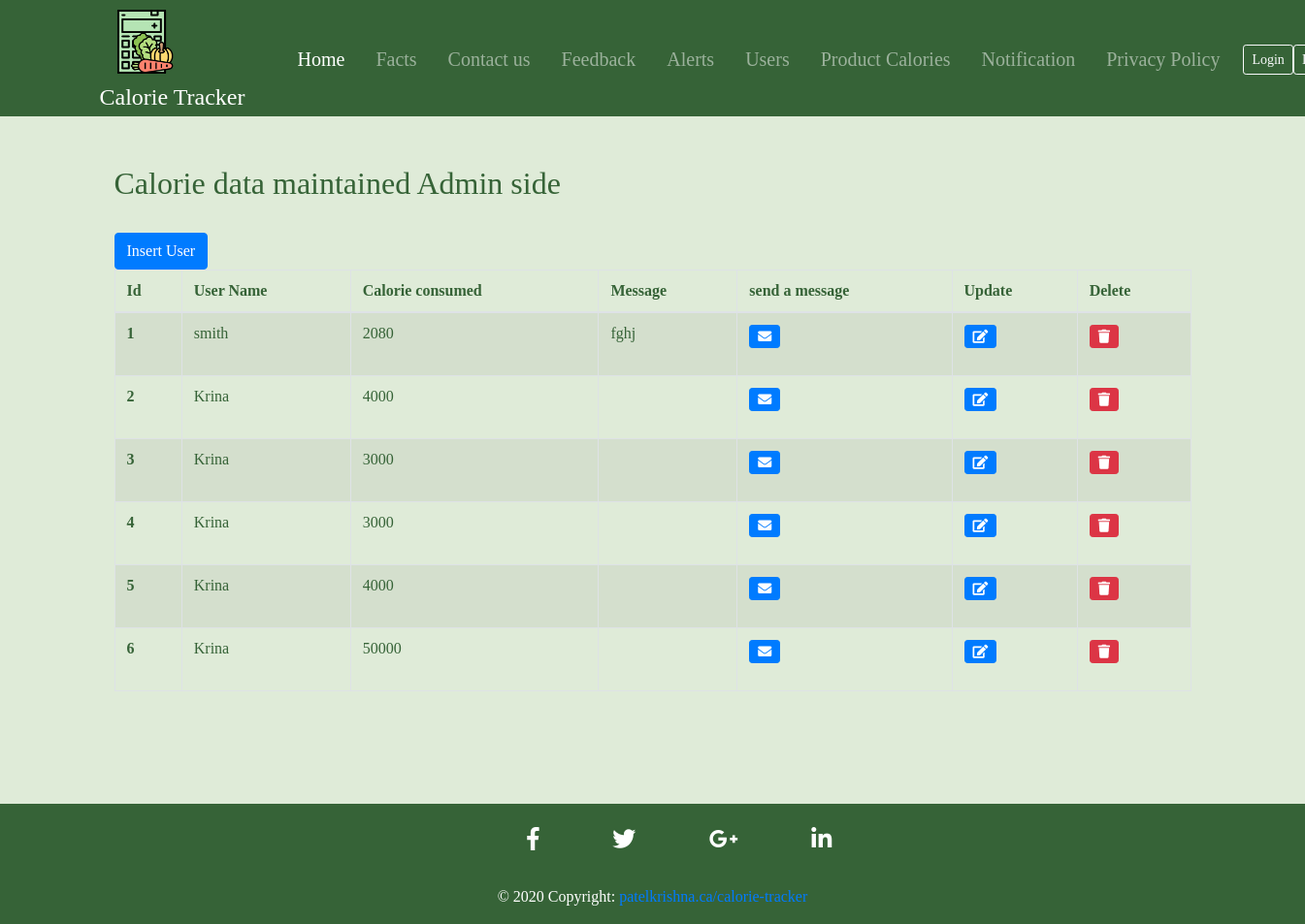
Page /admin/list_caloriealerts_admin.php on the committed database.
### tables this page shows
CREATE TABLE `calorie_alert` (
  `id` int(100) NOT NULL,
  `username` varchar(100) NOT NULL,
  `calorie` varchar(255) NOT NULL,
  `message` varchar(255) NOT NULL
);

### classes/Calorie.php (called while the page is built, shortened)
<?php
class Calorie
{
    private $dbconn;
    public function __construct($dbconn)
    {
        $this->dbconn = $dbconn;
    }
    public function listcalorie()
    {
        $sql = "select * from calorie_alert";
        $pdostm = $this->dbconn->prepare($sql);
        $pdostm->execute();
        $calorie = $pdostm->fetchAll(PDO::FETCH_OBJ);
        return $calorie;
    }
}

### admin/list_caloriealerts_admin.php (the view, shortened to what this page needs)
<?php require '../includes/admin_header.php' ?>
<?php
require '../includes/Database.php';
require '../classes/Calorie.php';
?>
<?php
$dbconn = Database::getDatabase();
$c = new Calorie($dbconn);
$calorie = $c->listcalorie();
?>
    <main>
    <div class="container">
        <div class="row">
            <div class="col-md-12">
                <h2 class="btn-sucess">Calorie data maintained Admin side</h2> <br>
                <a href="add_usercalorie_admin.php"><button class="btn btn-primary"> Insert User</button></a><br/>
                <div class="table-responsive">
                    <table id="mytable" class="table table-bordered table-striped table-hover tbl">
                        <thead>
                        <th>Id</th>
                        <th>User Name</th>
                        <th>Calorie consumed</th>
                        <th>Message</th>
                        <th>send a message</th>
                        <th>Update</th>
                        <th>Delete</th>
                        </thead>
                        <tbody>
                        <?php   $counter = 0;
                        foreach($calorie as $c){$counter++;
                        ?>
                            <tr>
                                <th><?= $counter; ?></th>
                                <td><?= $c->username; ?></td>
                                <td><?= $c->calorie; ?></td>
                                <td><?= $c->message; ?></td>
                                <td>
                                    <a  href="Send_caloriealerts_admin.php?id=<?= $c->id; ?>"/>
                                    <button class="btn btn-primary btn-sm" name="message"><span><i class="fa fa-envelope"></i> </span></button>
                                </td>
                                <td>
                                    <form action="update_usercalorie_admin.php" method="post">
                                        <button class="btn btn-primary btn-sm" name="update"><span><i class="fa fa-edit"></i> </span></button>
                                    </form>
                                </td>
                                <td>
                                    <form action="list_caloriealerts_admin.php" method="post">
                                        <a><button class="btn btn-danger btn-sm"  name="delete"><span> <i class="fa fa-trash"></i> </span></button></a>
                                    </form>
                                </td>
                            </tr>
                        <?php } ?>
                        </tbody>
                    </table>
                </div>
            </div>
        </div>
    </div>
    </main>
<?php require '../includes/footer.php' ?>

### includes/admin_header.php (shortened to what this page needs)
<html>
<head>
    <link rel="stylesheet" href="https://stackpath.bootstrapcdn.com/bootstrap/4.1.0/css/bootstrap.min.css">
    <link rel="stylesheet" type="text/css" href="../styles/main.css">
    <link rel="stylesheet" href="https://use.fontawesome.com/releases/v5.7.0/css/all.css">
</head>
<body>
<header>
    <div  class="container-fluid">
        <div class="logo col-md-2">
            <a href="../index.php"><img src="../images/logo.png" alt="calorie tracker logo" /></a>
            <h4>Calorie Tracker</h4>
        </div>
    </div>
</header>
<main>

### includes/footer.php
<footer class="page-footer font-small special-color-dark pt-4">
  <div class="container">
    <ul class="list-unstyled list-inline text-center">
      <li class="list-inline-item">
        <a class="btn-floating btn-fb mx-1">
          <i class="fab fa-facebook-f"> </i>
        </a>
      </li>
      <li class="list-inline-item">
        <a class="btn-floating btn-tw mx-1">
          <i class="fab fa-twitter"> </i>
        </a>
      </li>
      <li class="list-inline-item">
        <a class="btn-floating btn-gplus mx-1">
          <i class="fab fa-google-plus-g"> </i>
        </a>
      </li>
      <li class="list-inline-item">
        <a class="btn-floating btn-li mx-1">
          <i class="fab fa-linkedin-in"> </i>
        </a>
      </li>
    </ul>
  </div>
  <div class="footer-copyright text-center py-3">© 2020 Copyright:
    <a href="patelkrishna.ca/calorie-tracker">patelkrishna.ca/calorie-tracker</a>
  </div>
</footer>

### style/main.css (style rules this page uses)
body { font-family:calibri; background: #dfebd8; color: #366337; }
.container-fluid { width: 1200px; display: flex; }
header, footer { color: white !important; background-color: #366337; }
header { height: 120px; margin-bottom: 50px; }
footer { margin-top: 100px; }
main { margin: auto; }
header img { margin: 10px; width: 100%; max-width: 40%; height: auto; }
li { font-size: 1.5em; margin-left: 5%; }
li a { color: white; }

### rows in the picture
calorie_alert: username "smith", calorie "2080", message "fghj"
calorie_alert: username "Krina", calorie "4000"
calorie_alert: username "Krina", calorie "3000"
calorie_alert: username "Krina", calorie "3000"
calorie_alert: username "Krina", calorie "4000"
calorie_alert: username "Krina", calorie "50000"
